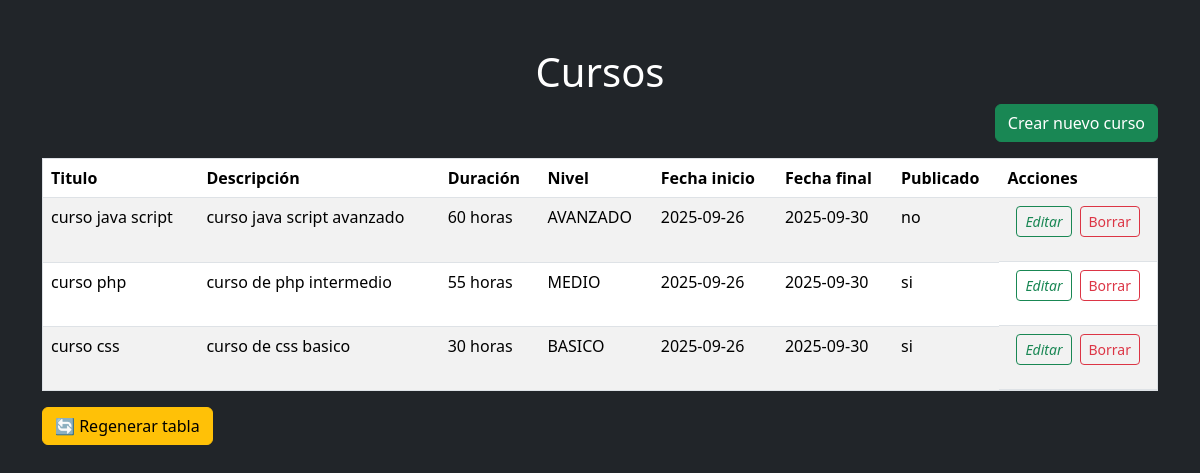
The page / on the database its author committed.
### tables this page shows
CREATE TABLE IF NOT EXISTS `cursos` (
  `id` int(11) NOT NULL AUTO_INCREMENT,
  `titulo` varchar(120) NOT NULL,
  `descripcion` text DEFAULT NULL,
  `duracionHoras` int(11) NOT NULL,
  `nivel` enum('BASICO','MEDIO','AVANZADO') NOT NULL,
  `fechaInicio` date NOT NULL,
  `fechaFin` date NOT NULL,
  `publicado` tinyint(4) NOT NULL DEFAULT 0,
  `createdAt` datetime NOT NULL,
  `updatedAt` datetime NOT NULL,
  PRIMARY KEY (`id`)
);

### index.php (the view, shortened to what this page needs)
<?php
require 'conexion.php';
$sql = "SELECT * FROM cursos ORDER BY id DESC";
$stmt = $pdo->query($sql);
$cursos = $stmt->fetchAll();
?>
<!doctype html>
<html lang="es">
<head>
    <link href="https://cdn.jsdelivr.net/npm/bootstrap@5.3.8/dist/css/bootstrap.min.css" rel="stylesheet">
    <link rel="stylesheet" href="https://cdnjs.cloudflare.com/ajax/libs/twitter-bootstrap/5.3.3/css/bootstrap.min.css">
    <link rel="stylesheet" href="https://cdn.datatables.net/2.3.4/css/dataTables.bootstrap5.css">
</head>
<body class=" bg-dark text-white">
    <div class="container py-5">
        <h1 class="text-center">Cursos</h1>
        <div class="text-end mb-3">
            <a href="crear.php" class="btn btn-success">
                Crear nuevo curso
            </a>
        </div>
        <table id="cursosTable" class="table table-striped table-hover border display nowrap">
            <thead>
                <tr>
                    <th>Titulo</th>
                    <th>Descripción</th>
                    <th>Duración</th>
                    <th>Nivel</th>
                    <th>Fecha inicio</th>
                    <th>Fecha final</th>
                    <th>Publicado</th>
                    <th>Acciones</th>
                </tr>
            </thead>
            <tbody>
                <?php foreach ($cursos as $curs): ?>
                    <tr>
                        <td><?= htmlspecialchars($curs['titulo']) ?></td>
                        <td><?= htmlspecialchars($curs['descripcion']) ?></td>
                        <td><?= htmlspecialchars($curs['duracionHoras'] . ' horas') ?></td>
                        <td><?= htmlspecialchars($curs['nivel']) ?></td>
                        <td><?= htmlspecialchars($curs['fechaInicio']) ?></td>
                        <td><?= htmlspecialchars($curs['fechaFin']) ?></td>
                        <td><?= htmlspecialchars($curs['publicado'] ? 'si' : 'no') ?></td>
                        <td class="d-flex justify-content-center">
                            <a href="editar.php?id=<?= $curs['id'] ?>"><i class="btn btn-outline-success btn-sm me-2">Editar</i></a>
                            <form action="borrar.php" method="POST" onsubmit="return confirm('Estas seguro que quieres eliminar el usuario <?= htmlspecialchars($curs['titulo']) ?>')">
                                <button type="submit" class="btn btn-outline-danger btn-sm d-inline-block text-center">Borrar</button>
                            </form>
                        </td>
                    </tr>
                <?php endforeach; ?>
            </tbody>
        </table>
        <form action="regenerar.php" method="post" onsubmit="return confirm('¿Estás seguro de que quieres regenerar la tabla? Se perderán los cambios.')">
            <button type="submit" class="btn btn-warning">🔄 Regenerar tabla</button>
        </form>
    </div>
</body>
</html>

### rows shown on the page
cursos: titulo "curso java script", descripcion "curso java script avanzado", duracionHoras "60 horas", nivel "AVANZADO", fechaInicio "2025-09-26", fechaFin "2025-09-30", publicado "no"
cursos: titulo "curso php", descripcion "curso de php intermedio", duracionHoras "55 horas", nivel "MEDIO", fechaInicio "2025-09-26", fechaFin "2025-09-30", publicado "si"
cursos: titulo "curso css", descripcion "curso de css basico", duracionHoras "30 horas", nivel "BASICO", fechaInicio "2025-09-26", fechaFin "2025-09-30", publicado "si"
